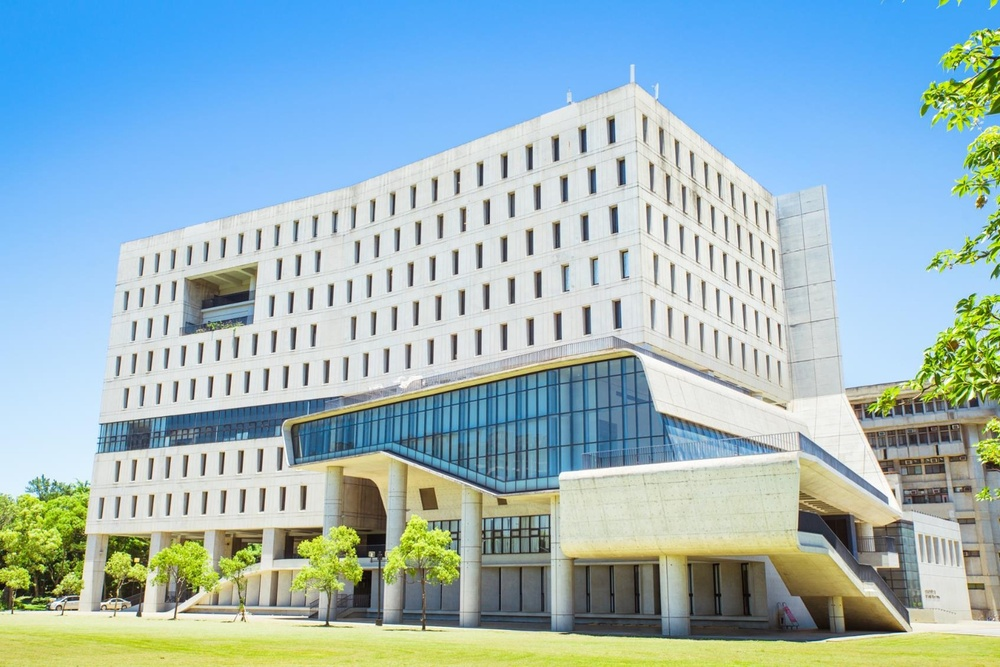
#> input picture lesson2/Building7.jpg, 1000 x 667 px, shrunk from 1693 x 1129 before the run
$ python lesson2_2.py
#> lines starting #> are read from the running program, lines starting #| are printed output that depends on the picture
import cv2

pt_y = 169
pt_x = 118
img1 = cv2.imread('Building7.jpg', cv2.IMREAD_GRAYSCALE)
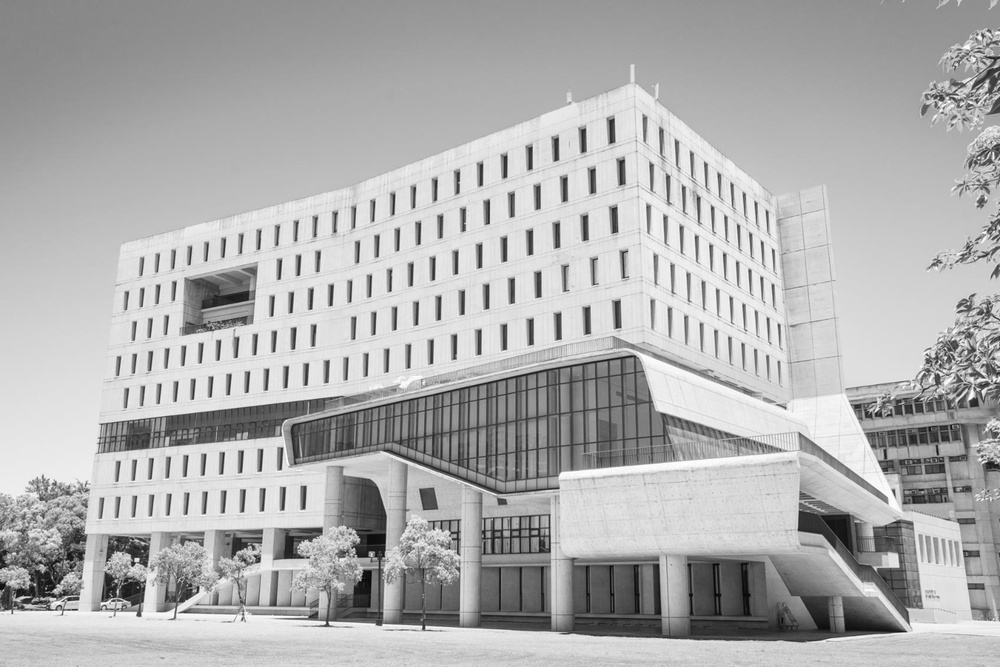
#> img1: shape (667, 1000); min 2, max 255, mean 175.1
px = img1[pt_y, pt_x]
#> px = 177
print('列印灰階影像的數值:')
print(type(px))
#| <class 'numpy.uint8'>
print(f"灰階數值: {px}")
#| 灰階數值: 177

img2 = cv2.imread('Building7.jpg')
#> img2 is the input picture: shape (667, 1000, 3); mean B, G, R 189.3, 182.7, 154.8
px2 = img2[pt_y, pt_x]
#> px2 = [253, 189, 125]
print('列印彩色影像的數值:')
print(type(px2))
#| <class 'numpy.ndarray'>
print(f"BGR數值: {px2}")
#| BGR數值: [253 189 125]

$ run again, with lesson2/mountain.jpg copied over lesson2/Building7.jpg
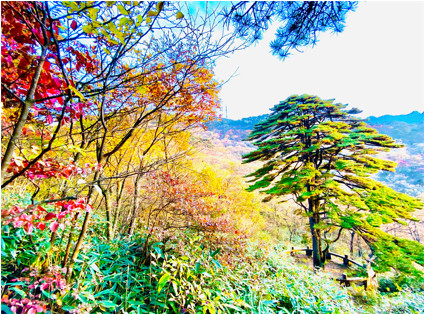
#> input picture lesson2/mountain.jpg, 425 x 314 px
#> `img1 = cv2.imread('Building7.jpg', cv2.IMREAD_GRAYSCALE)`:
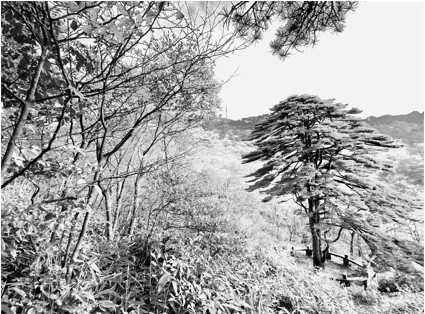
#> img1: shape (314, 425); min 0, max 255, mean 160.5
#> px = 175
#| <class 'numpy.uint8'>
#| 灰階數值: 175
#> img2 is the input picture: shape (314, 425, 3); mean B, G, R 129.4, 166, 161.7
#> px2 = [56, 177, 217]
#| <class 'numpy.ndarray'>
#| BGR數值: [ 56 177 217]

$ run again, with lesson2/street.jpg copied over lesson2/Building7.jpg
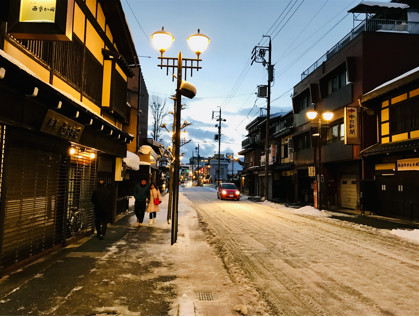
#> input picture lesson2/street.jpg, 419 x 317 px
#> `img1 = cv2.imread('Building7.jpg', cv2.IMREAD_GRAYSCALE)`:
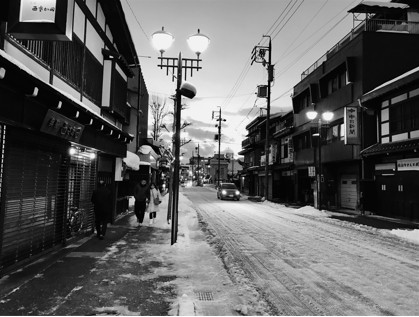
#> img1: shape (317, 419); min 0, max 255, mean 97.2
#> px = 161
#| <class 'numpy.uint8'>
#| 灰階數值: 161
#> img2 is the input picture: shape (317, 419, 3); mean B, G, R 76.5, 95.7, 108.1
#> px2 = [46, 153, 221]
#| <class 'numpy.ndarray'>
#| BGR數值: [ 46 153 221]
